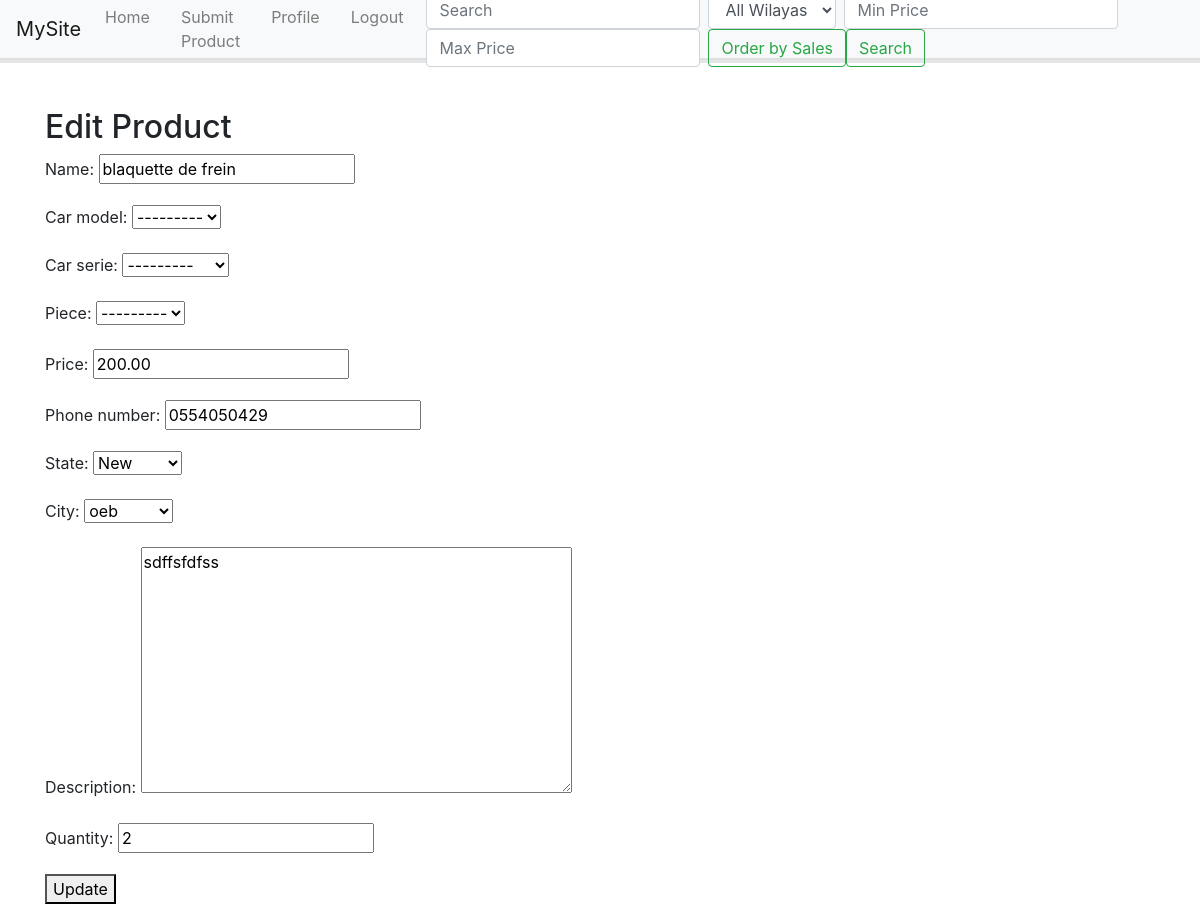
The app's page /users/edit/1/ with its own data.
### users/models.py (models this page shows, shortened)
class Product(models.Model):
    user = models.ForeignKey("custom_user", on_delete=models.CASCADE)
    name = models.CharField(max_length=255)
    car_model = models.CharField(max_length=255)
    car_serie = models.CharField(max_length=255)
    piece = models.CharField(max_length=255)
    price = models.DecimalField(max_digits=10, decimal_places=2)
    phone_number = models.CharField(max_length=15)
    STATE_CHOICES = [
        ('new', 'New'),
        ('used', 'Used'),
    ]
    state = models.CharField(max_length=4, choices=STATE_CHOICES)
    city = models.ForeignKey(Wilaya, on_delete=models.CASCADE)
    description = models.TextField(blank=True, null=True)
    created_at = models.DateTimeField(auto_now_add=True)
    quantity = models.PositiveIntegerField(default=0)
    sales = models.PositiveIntegerField(default=0)
    total_rating = models.PositiveIntegerField(default=0)
    rating_count = models.PositiveIntegerField(default=0)

class car_model(models.Model):
    name = models.CharField(max_length=50)
    def __str__(self):
        return self.name

class car_serie(models.Model):
    name = models.CharField(max_length=50)
    def __str__(self):
        return self.name

class piece(models.Model):
    name = models.CharField(max_length=50)
    def __str__(self):
        return self.name

class Wilaya(models.Model):
    name = models.CharField(max_length=100)
    def __str__(self):
        return self.name

### users/views.py (the view)
# urls.py: path('edit/<int:product_id>/', views.edit_product, name='edit_product'),
def edit_product(request, product_id):
    product = get_object_or_404(Product, pk=product_id)
    if request.method == 'POST':
        form = ProductForm(request.POST, instance=product)
        if form.is_valid():
            form.save()
            return redirect('profile')  # Redirect to profile page after editing
    else:
        form = ProductForm(instance=product)
    return render(request, 'users/edit_product.html', {'form': form, 'product': product})

### users/forms.py
class ProductForm(forms.ModelForm):
     car_model = forms.ModelChoiceField(queryset=car_model.objects.all(), widget=forms.Select())
     car_serie = forms.ModelChoiceField(queryset=car_serie.objects.all(), widget=forms.Select())
     piece = forms.ModelChoiceField(queryset=piece.objects.all(), widget=forms.Select())
     class Meta:
        model = Product
        fields = ['name', 'car_model','car_serie','piece','price', 'phone_number', 'state', 'city', 'description', 'quantity']
        widgets = {
            'city': forms.Select(),
        }

### users/templates/users/edit_product.html (shortened to what this page needs)
{% extends "users/layout.html" %}
{% block content %}
<h2>Edit Product</h2>
<form method="post">
    {{ form.as_p }}
    <button type="submit">Update</button>
</form>
{% endblock %}

### records on screen
Product: name "blaquette de frein", car_model "---------", car_serie "---------", piece "---------", price "200.00", phone_number "0554050429", state "New", city "oeb", description "sdffsfdfss", quantity "2"
